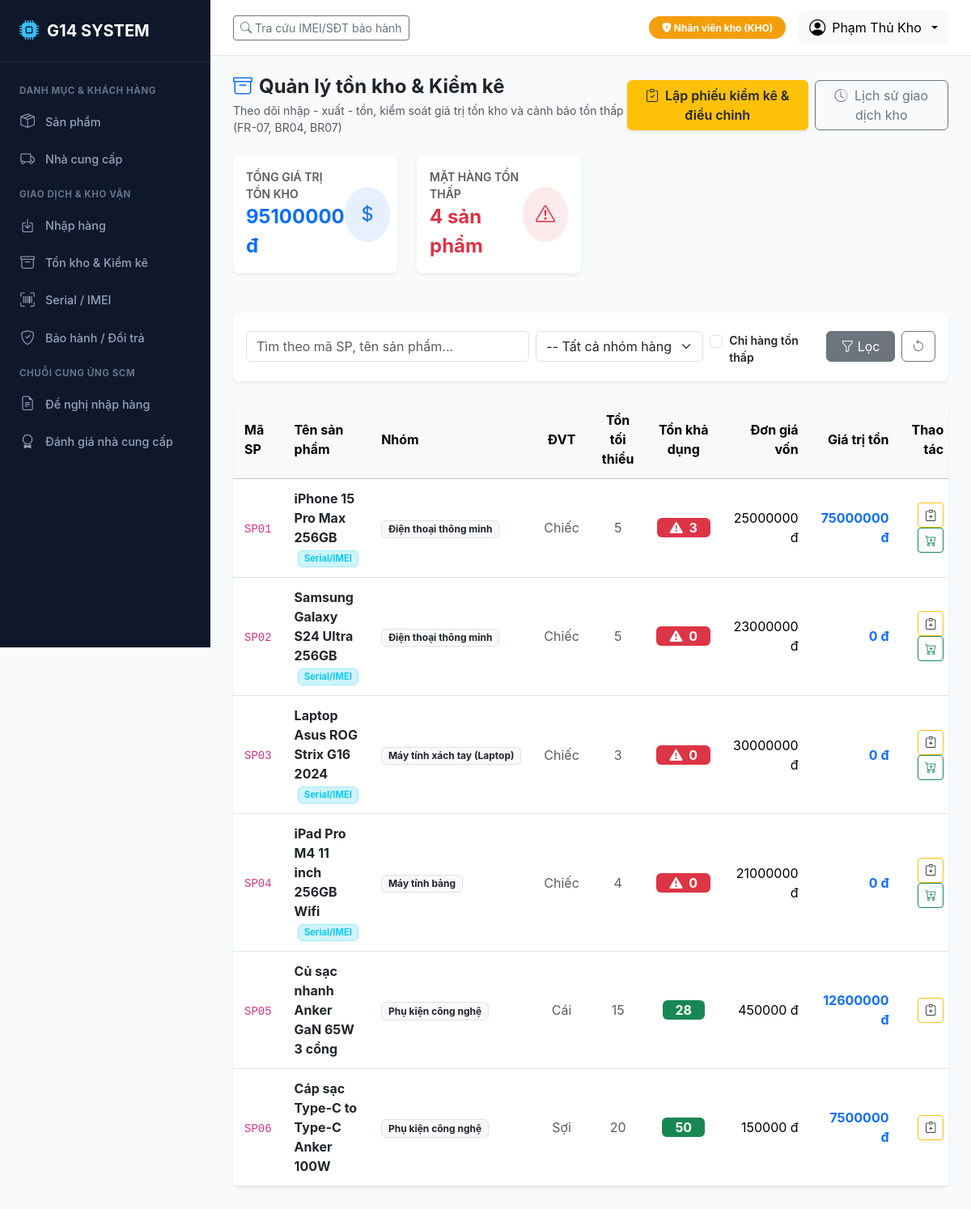
/inventory/ (signed in), run on the app's committed database.
### accounts/models.py (models this page shows, shortened)
class User(AbstractUser):
    role = models.CharField(
        max_length=10,
        choices=Role.choices,
        default=Role.BH,
        verbose_name="Vai trò"
    )
    phone = models.CharField(max_length=20, blank=True, verbose_name="Số điện thoại")
    class Meta:
        verbose_name = "Tài khoản người dùng"
        verbose_name_plural = "Danh sách tài khoản"
        ordering = ['-date_joined']

### catalog/models.py (models this page shows, shortened)
class Product(BaseModel):
    code = models.CharField(max_length=50, unique=True, verbose_name="Mã sản phẩm")
    name = models.CharField(max_length=255, verbose_name="Tên sản phẩm")
    category = models.CharField(
        max_length=50,
        choices=ProductCategory.choices,
        default=ProductCategory.PHONE,
        verbose_name="Nhóm sản phẩm"
    )
    unit = models.CharField(max_length=20, default='Chiếc', verbose_name="Đơn vị tính")
    price = models.DecimalField(max_digits=15, decimal_places=2, verbose_name="Giá bán niêm yết (VNĐ)")
    cost_price = models.DecimalField(
        max_digits=15,
        decimal_places=2,
        default=Decimal('0.00'),
        verbose_name="Giá vốn / Giá nhập tham chiếu (VNĐ)"
    )
    min_stock = models.PositiveIntegerField(default=5, verbose_name="Ngưỡng tồn tối thiểu")
    has_serial = models.BooleanField(
        default=True,
        verbose_name="Quản lý theo Serial/IMEI",
        help_text="Đánh dấu Có đối với điện thoại, tablet, laptop cần truy vết từng máy."
    )
    status = models.CharField(
        max_length=20,
        choices=ProductStatus.choices,
        default=ProductStatus.ACTIVE,
        verbose_name="Trạng thái kinh doanh"
    )
    description = models.TextField(blank=True, verbose_name="Mô tả sản phẩm")
    class Meta:
        verbose_name = "Sản phẩm"
        verbose_name_plural = "Danh mục sản phẩm"
        ordering = ['code']
    def get_current_stock(self):
        if self.has_serial:
            from devices.models import ProductItem
            return ProductItem.objects.filter(product=self, status='IN_STOCK').count()
        else:
            from inventory.models import InventoryTransaction
            total = 0
            for tx in InventoryTransaction.objects.filter(product=self):
                if tx.transaction_type in ['IN', 'ADJUST_INC']:
                    total += tx.quantity
                elif tx.transaction_type in ['OUT', 'ADJUST_DEC', 'WARRANTY_OUT']:
                    total -= tx.quantity
            return max(0, total)

### inventory/views.py (the view)
# urls.py: path('', views.inventory_summary_view, name='inventory_summary'),
@login_required
@role_required([Role.QL, Role.KHO, Role.KT, Role.ADMIN])
def inventory_summary_view(request):
    products = Product.objects.all()
    q = request.GET.get('q', '').strip()
    category = request.GET.get('category', '')
    filter_low_stock = request.GET.get('low_stock', '') == '1'
    if q:
        products = products.filter(Q(code__icontains=q) | Q(name__icontains=q))
    if category:
        products = products.filter(category=category)
    product_list = []
    total_inventory_value = 0
    total_low_stock_count = 0
    for p in products:
        stock = p.get_current_stock()
        val = stock * p.cost_price
        total_inventory_value += val
        is_low = stock <= p.min_stock
        if is_low:
            total_low_stock_count += 1
        if filter_low_stock and not is_low:
            continue
        p.stock_qty = stock
        p.inventory_val = val
        p.is_alert = is_low
        product_list.append(p)
    paginator = Paginator(product_list, 20)
    page_number = request.GET.get('page')
    page_obj = paginator.get_page(page_number)
    return render(request, 'inventory/inventory_summary.html', {
        'page_obj': page_obj,
        'q': q,
        'category_filter': category,
        'filter_low_stock': filter_low_stock,
        'categories': ProductCategory.choices,
        'total_inventory_value': total_inventory_value,
        'total_low_stock_count': total_low_stock_count,
    })

### templates/inventory/inventory_summary.html (shortened to what this page needs)
{% extends 'base.html' %}
{% load humanize %}
{% block content %}
<div class="d-flex justify-content-between align-items-center mb-4">
    <div>
        <h4 class="fw-bold mb-1"><i class="bi bi-archive me-2 text-primary"></i>Quản lý tồn kho & Kiểm kê</h4>
        <p class="text-muted small mb-0">Theo dõi nhập - xuất - tồn, kiểm soát giá trị tồn kho và cảnh báo tồn thấp (FR-07, BR04, BR07)</p>
    </div>
    <div class="d-flex gap-2">
        {% if is_kho or is_ql %}
        <a href="{% url 'inventory:adjustment_create' %}" class="btn btn-warning text-dark fw-semibold shadow-sm">
            <i class="bi bi-clipboard-check me-1"></i> Lập phiếu kiểm kê & điều chỉnh
        </a>
        {% endif %}
        <a href="{% url 'inventory:transaction_list' %}" class="btn btn-outline-secondary">
            <i class="bi bi-clock-history me-1"></i> Lịch sử giao dịch kho
        </a>
    </div>
</div>
<div class="row mb-4">
    <div class="col-md-6 col-lg-3">
        <div class="card border-0 shadow-sm p-3 bg-white">
            <div class="d-flex align-items-center justify-content-between">
                <div>
                    <div class="text-muted small fw-semibold">TỔNG GIÁ TRỊ TỒN KHO</div>
                    <div class="fs-4 fw-bold text-primary">{{ total_inventory_value|floatformat:0|intcomma }} đ</div>
                </div>
                <div class="bg-primary bg-opacity-10 text-primary p-3 rounded-circle">
                    <i class="bi bi-currency-dollar fs-4"></i>
                </div>
            </div>
        </div>
    </div>
    <div class="col-md-6 col-lg-3">
        <div class="card border-0 shadow-sm p-3 bg-white">
            <div class="d-flex align-items-center justify-content-between">
                <div>
                    <div class="text-muted small fw-semibold">MẶT HÀNG TỒN THẤP</div>
                    <div class="fs-4 fw-bold text-danger">{{ total_low_stock_count }} sản phẩm</div>
                </div>
                <div class="bg-danger bg-opacity-10 text-danger p-3 rounded-circle">
                    <i class="bi bi-exclamation-triangle fs-4"></i>
                </div>
            </div>
        </div>
    </div>
</div>
<div class="card mb-4 border-0 shadow-sm">
    <div class="card-body p-3">
        <form method="get" class="row g-2 align-items-center">
            <div class="col-md-5">
                <input type="text" name="q" class="form-control" placeholder="Tìm theo mã SP, tên sản phẩm..." value="{{ q }}">
            </div>
            <div class="col-md-3">
                <select name="category" class="form-select">
                    <option value="">-- Tất cả nhóm hàng --</option>
                </select>
            </div>
            <div class="col-md-2">
                <div class="form-check pt-2">
                    <input class="form-check-input" type="checkbox" name="low_stock" value="1" id="lowStockCheck" {% if filter_low_stock %}checked{% endif %}>
                    <label class="form-check-label small fw-semibold" for="lowStockCheck">Chỉ hàng tồn thấp</label>
                </div>
            </div>
            <div class="col-md-2 d-flex gap-2">
                <button type="submit" class="btn btn-secondary w-100"><i class="bi bi-funnel"></i> Lọc</button>
                <a href="{% url 'inventory:inventory_summary' %}" class="btn btn-outline-secondary"><i class="bi bi-arrow-counterclockwise"></i></a>
            </div>
        </form>
    </div>
</div>
<div class="card border-0 shadow-sm">
    <div class="table-responsive">
        <table class="table table-hover align-middle mb-0">
            <thead class="table-light">
                <tr>
                    <th>Mã SP</th>
                    <th>Tên sản phẩm</th>
                    <th>Nhóm</th>
                    <th class="text-center">ĐVT</th>
                    <th class="text-center">Tồn tối thiểu</th>
                    <th class="text-center">Tồn khả dụng</th>
                    <th class="text-end">Đơn giá vốn</th>
                    <th class="text-end">Giá trị tồn</th>
                    <th class="text-end">Thao tác</th>
                </tr>
            </thead>
            <tbody>
                {% for p in page_obj %}
                <tr>
                    <td><code>{{ p.code }}</code></td>
                    <td>
                        <a href="{% url 'catalog:product_detail' p.pk %}" class="fw-bold text-dark text-decoration-none">
                            {{ p.name }}
                        </a>
                        {% if p.has_serial %}
                        <span class="badge bg-info-subtle text-info border border-info-subtle ms-1" style="font-size: 0.7rem;">Serial/IMEI</span>
                        {% endif %}
                    </td>
                    <td><span class="badge bg-light text-dark border">{{ p.get_category_display }}</span></td>
                    <td class="text-center text-muted">{{ p.unit }}</td>
                    <td class="text-center text-muted">{{ p.min_stock }}</td>
                    <td class="text-center">
                        {% if p.is_alert %}
                        <span class="badge bg-danger py-1 px-3 fs-6" title="Dưới ngưỡng tồn an toàn ({{ p.min_stock }})">
                            <i class="bi bi-exclamation-triangle-fill me-1"></i> {{ p.stock_qty }}
                        </span>
                        {% else %}
                        <span class="badge bg-success py-1 px-3 fs-6">
                            {{ p.stock_qty }}
                        </span>
                        {% endif %}
                    </td>
                    <td class="text-end">{{ p.cost_price|floatformat:0|intcomma }} đ</td>
                    <td class="text-end fw-bold text-primary">{{ p.inventory_val|floatformat:0|intcomma }} đ</td>
                    <td class="text-end">
                        <a href="{% url 'inventory:adjustment_create' %}?product={{ p.pk }}" class="btn btn-sm btn-outline-warning text-dark" title="Kiểm kê điều chỉnh">
                            <i class="bi bi-clipboard-plus"></i>
                        </a>
                        {% if p.is_alert %}
                        <a href="{% url 'scm:request_create' %}?product={{ p.pk }}" class="btn btn-sm btn-outline-success ms-1" title="Lập đề nghị nhập hàng">
                            <i class="bi bi-cart-plus"></i>
                        </a>
                        {% endif %}
                    </td>
                </tr>
                {% empty %}
                <tr>
                    <td colspan="9" class="text-center py-4 text-muted">Không có dữ liệu tồn kho.</td>
                </tr>
                {% endfor %}
            </tbody>
        </table>
    </div>
</div>
{% endblock %}

### templates/base.html (shortened to what this page needs)
<!DOCTYPE html>
<html lang="vi">
<head>
    <link href="https://cdn.jsdelivr.net/npm/bootstrap@5.3.3/dist/css/bootstrap.min.css" rel="stylesheet">
    <link href="https://cdn.jsdelivr.net/npm/bootstrap-icons@1.11.3/font/bootstrap-icons.min.css" rel="stylesheet">
</head>
<body>
    {% if user.is_authenticated %}
    <aside class="sidebar">
        <div class="brand">
            <i class="bi bi-cpu-fill"></i>
            <span>G14 SYSTEM</span>
        </div>
        <ul class="sidebar-menu">
            <div class="sidebar-section-title">Danh mục & Khách hàng</div>
            <li><a href="{% url 'catalog:product_list' %}" class="sidebar-link"><i class="bi bi-box-seam"></i> Sản phẩm</a></li>
            {% if is_kho or is_kt or is_ql %}
            <li><a href="{% url 'catalog:supplier_list' %}" class="sidebar-link"><i class="bi bi-truck"></i> Nhà cung cấp</a></li>
            {% endif %}
            <div class="sidebar-section-title">Giao dịch & Kho vận</div>
            {% if is_kho or is_ql or is_kt %}
            <li><a href="{% url 'purchasing:receipt_list' %}" class="sidebar-link"><i class="bi bi-box-arrow-in-down"></i> Nhập hàng</a></li>
            <li><a href="{% url 'inventory:inventory_summary' %}" class="sidebar-link"><i class="bi bi-archive"></i> Tồn kho & Kiểm kê</a></li>
            {% endif %}
            {% if is_bh or is_kho or is_ql %}
            <li><a href="{% url 'devices:device_list' %}" class="sidebar-link"><i class="bi bi-upc-scan"></i> Serial / IMEI</a></li>
            <li><a href="{% url 'devices:warranty_list' %}" class="sidebar-link"><i class="bi bi-shield-check"></i> Bảo hành / Đổi trả</a></li>
            {% endif %}
            {% if is_kho or is_ql %}
            <div class="sidebar-section-title">Chuỗi cung ứng SCM</div>
            <li><a href="{% url 'scm:request_list' %}" class="sidebar-link"><i class="bi bi-file-earmark-text"></i> Đề nghị nhập hàng</a></li>
            <li><a href="{% url 'scm:supplier_evaluation' %}" class="sidebar-link"><i class="bi bi-award"></i> Đánh giá nhà cung cấp</a></li>
            {% endif %}
        </ul>
    </aside>
    {% endif %}
    <div class="{% if user.is_authenticated %}main-wrapper{% endif %}">
        {% if user.is_authenticated %}
        <header class="top-navbar no-print">
            <div class="d-flex align-items-center gap-3">
                <a href="{% url 'devices:device_lookup' %}" class="btn btn-outline-secondary btn-sm">
                    <i class="bi bi-search"></i> Tra cứu IMEI/SĐT bảo hành
                </a>
            </div>
            <div class="d-flex align-items-center gap-3">
                <span class="badge role-badge-{{ current_role }} py-2 px-3 rounded-pill">
                    <i class="bi bi-shield-lock-fill"></i> {{ current_role_display }}
                </span>
                <div class="dropdown">
                    <button class="btn btn-light dropdown-toggle d-flex align-items-center gap-2" type="button" data-bs-toggle="dropdown">
                        <i class="bi bi-person-circle fs-5"></i>
                        <span>{{ user.get_full_name|default:user.username }}</span>
                    </button>
                </div>
            </div>
        </header>
        {% endif %}
        <main class="main-content">
            {% block content %}{% endblock %}
        </main>
    </div>
</body>
</html>

### data on the page
User: get_full_name "Phạm Thủ Kho"
Product: code "SP01", name "iPhone 15 Pro Max 256GB", has_serial "Serial/IMEI", category "Điện thoại thông minh", unit "Chiếc", min_stock "5", stock_qty "3", cost_price "25000000", inventory_val "75000000"
Product: code "SP02", name "Samsung Galaxy S24 Ultra 256GB", has_serial "Serial/IMEI", category "Điện thoại thông minh", unit "Chiếc", min_stock "5", stock_qty "0", cost_price "23000000", inventory_val "0"
Product: code "SP03", name "Laptop Asus ROG Strix G16 2024", has_serial "Serial/IMEI", category "Máy tính xách tay (Laptop)", unit "Chiếc", min_stock "3", stock_qty "0", cost_price "30000000", inventory_val "0"
Product: code "SP04", name "iPad Pro M4 11 inch 256GB Wifi", has_serial "Serial/IMEI", category "Máy tính bảng", unit "Chiếc", min_stock "4", stock_qty "0", cost_price "21000000", inventory_val "0"
Product: code "SP05", name "Củ sạc nhanh Anker GaN 65W 3 cổng", category "Phụ kiện công nghệ", unit "Cái", min_stock "15", stock_qty "28", cost_price "450000", inventory_val "12600000"
Product: code "SP06", name "Cáp sạc Type-C to Type-C Anker 100W", category "Phụ kiện công nghệ", unit "Sợi", min_stock "20", stock_qty "50", cost_price "150000", inventory_val "7500000"

### other printed values
{{ current_role_display }} "Nhân viên kho (KHO)"
{{ total_inventory_value|floatformat:0|intcomma }} "95100000"
{{ total_low_stock_count }} "4"
